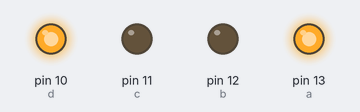
The sketch below on a simulated Arduino Uno, built with avr-gcc and run on an emulated ATmega328P. Shown: output pins drawn as LEDs (lit = HIGH).

Above: at 0.7 s.
At 1.7 s:
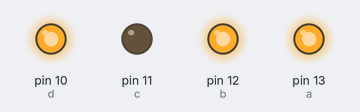
At 4.2 s:
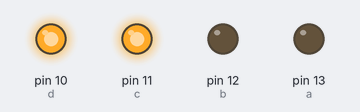
At 5.2 s:
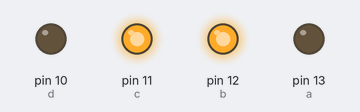
At 7.5 s:
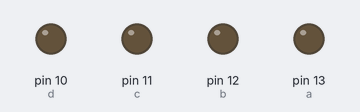
Timing chart, 0 to 10.4 s (numbered marks = the images above):
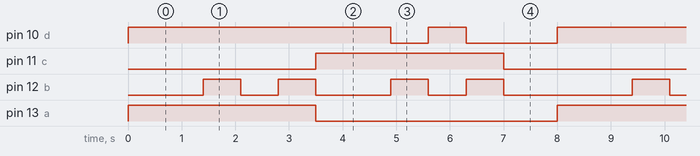

Measured:
- by itself, pin 10 (d): repeats every 8.0 s: LOW 0.70 s, HIGH 0.70 s, LOW 1.7 s, HIGH 4.9 s
- by itself, pin 11 (c), pin 13 (a): alternates HIGH for 3.5 s and LOW for 4.5 s
- by itself, pin 12 (b): repeats every 8.0 s: LOW 0.70 s, HIGH 0.70 s, LOW 1.4 s, HIGH 0.70 s, LOW 0.70 s, HIGH 0.70 s, LOW 2.4 s, HIGH 0.70 s

The sketch:

svetoforMisha.ino
```cpp
 const int a = 13;
 const int b = 12;
 const int c = 11;
 const int d = 10; // put your setup code here, to run once:
 int prevState = HIGH;

void setup() {
   pinMode(a, OUTPUT);
   pinMode(b, OUTPUT);
   pinMode(c, OUTPUT);
   pinMode(d, OUTPUT);

 //pinMode(8, INPUT);
}

//void checkTurnOff()
 //int buttonState = digitalRead(8);
 //if(buttonState == HIGH) // нажали кнопку
   // prevState = !prevState;
  //  if(prevState == LO

void loop() {
  // put your main code here, to run repeatedly:
  //checkTurnOff();

 if(prevState == HIGH)
 {
 digitalWrite(a, HIGH);
 digitalWrite(d, HIGH);
 delay(1400);
 // checkTurnOff();
 //if(prevState == HIGH)
 {
   digitalWrite(b, HIGH);
   delay(700);
   digitalWrite(b, LOW);
    delay(700);
   digitalWrite(b, HIGH);
   delay(700);
 //   checkTurnOff();
   if(prevState == HIGH)
   {
   digitalWrite(b, LOW);
   digitalWrite(a, LOW);
   digitalWrite(c, HIGH);
   delay(1400);
  //  checkTurnOff();
   if(prevState == HIGH)
   {
   digitalWrite(b, HIGH), digitalWrite(d, LOW);
    delay(700);
   digitalWrite(b, LOW),digitalWrite(d, HIGH);
    delay(700);
   {
     digitalWrite(b, HIGH); digitalWrite(d, LOW);
     delay(700);
     digitalWrite(b, LOW);
     digitalWrite(c, LOW);
   }
   }
   }
 }
 } //else {
   delay(1000);
 }
```
